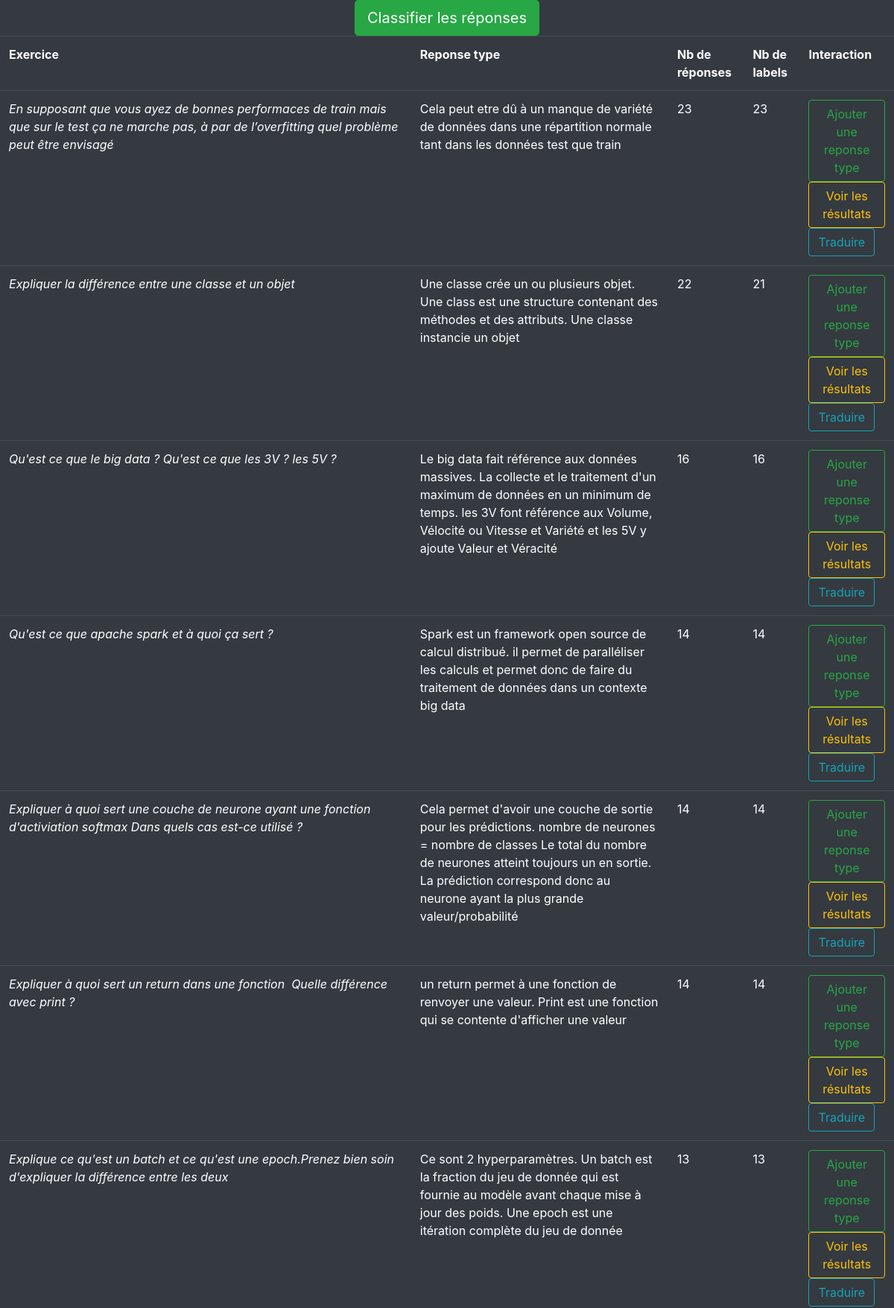
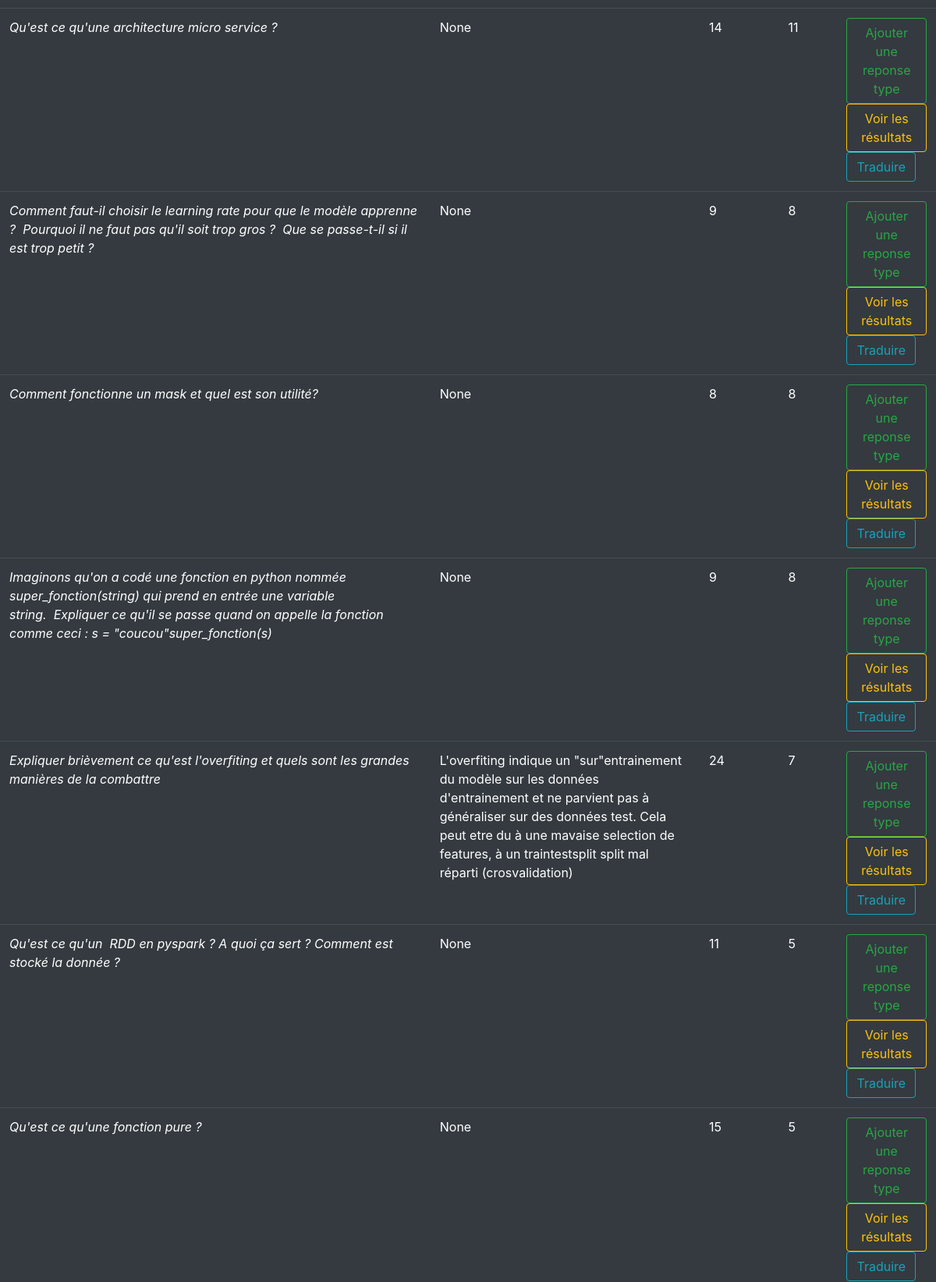
The page / (upper part) on the database its author committed (2 pictures, top to bottom).
### tables this page shows
CREATE TABLE Exercices(id INTEGER PRIMARY KEY, question TEXT, type_answer TEXT, englishTranslation);

### Application/app.py (the view)
@app.route('/')
def home():
    cur, db = connect_db()
    exercices = [content for content in cur.execute('SELECT exercice_id, count(label) as label, count(student_id) as responses, question, type_answer \
                  from Exercices JOIN Responses on Exercices.id = responses.exercice_id GROUP BY exercice_id ORDER BY label DESC \
                  ')]
    translated = [content for content in cur.execute('SELECT * FROM Exercices WHERE englishTranslation IS NOT NULL')]
    return render_template('form.html', exercices = exercices, translated = translated)

### Application/app.py (called while the page is built)
def connect_db():
    cwd = os.getcwd()
    db_path = cwd + '/DATASTORE/appDB.db'
    db = sqlite3.connect(db_path)
    cur = db.cursor()
    return cur, db

### Application/templates/form.html (shortened to what this page needs)
<!doctype html>
<html lang="en">
  <head>
    <link rel="stylesheet" href="https://stackpath.bootstrapcdn.com/bootstrap/4.3.1/css/bootstrap.min.css">
  </head>
  <body class = "bg-dark text-light">
  <div class="col text-center">
  <form action = '/p_test' method = "post">
  	<button type = "submit" class="btn btn-success btn-lg" name= "training" value= "L'entrainement">Classifier les réponses</button>
  </form>
  </div>
  <div>
  <table class = "table table-dark">
  <tr>
    <th>Exercice</th>
    <th>Reponse type</th>
    <th>Nb de réponses</th>
    <th>Nb de labels</th>
    <th>Interaction</th>
  </tr>
  {% for ex in exercices %}
  <tr>
    <td class="font-italic">{{ ex[3] }}</td>
    <td>{{ ex[4] }}</td>
    <td>{{ ex[2] }}</td>
    <td>{{ ex[1] }}</td>
    <td>
  	<form action = '/add_response' method = "post">
  		<button type = "submit" class="btn btn-outline-success" name= "button" value= "{{ex[0]}}">Ajouter une reponse type</button>
  	</form>
  	<form action = '/see_results' method = "post">
  	   	<button type = "submit" class="btn btn-outline-warning" name= "button" value= "{{ex[0]}}">Voir les résultats</button>
  	</form>
  	<form action = '/translate' method = "post">
  	   	<button type = "submit" class="btn btn-outline-info" name= "tr" value= "{{ex[0]}}">Traduire</button>
  	</form>
    </td>
  </tr>
  {% endfor %}
  </table>
  </div>
  </body>
</html>

### rows shown on the page
Exercices: question "En supposant que vous ayez de bonnes performaces de train mais que sur le test ça ne marche pas, à par de l’overfitting quel problème peut être envisagé", type_answer "Cela peut etre dû à un manque de variété de données dans une répartition normale tant dans les données test que train", ex "23", {{ ex[0] }} 7 (drawn)
Exercices: question "Expliquer la différence entre une classe et un objet", type_answer "Une classe crée un ou plusieurs objet. Une class est une structure contenant des méthodes et des attributs. Une classe instancie un objet", ex "22", ex "21", {{ ex[0] }} 20 (drawn)
Exercices: question "Qu'est ce que le big data ? Qu'est ce que les 3V ? les 5V ?", type_answer "Le big data fait référence aux données massives. La collecte et le traitement d'un maximum de données en un minimum de temps. les 3V font référence aux Volume, Vélocité ou Vitesse et Variété et les 5V y ajoute Valeur et Véracité", ex "16", {{ ex[0] }} 42 (drawn)
Exercices: question "Qu'est ce que apache spark et à quoi ça sert ?", type_answer "Spark est un framework open source de calcul distribué. il permet de paralléliser les calculs et permet donc de faire du traitement de données dans un contexte big data", ex "14", {{ ex[0] }} 43 (drawn)
Exercices: question "Expliquer à quoi sert une couche de neurone ayant une fonction d'activiation softmax Dans quels cas est-ce utilisé ?", type_answer "Cela permet d'avoir une couche de sortie pour les prédictions. nombre de neurones = nombre de classes Le total du nombre de neurones atteint toujours un en sortie. La prédiction correspond donc au neurone ayant la plus grande valeur/probabilité", ex "14", {{ ex[0] }} 31 (drawn)
Exercices: question "Expliquer à quoi sert un return dans une fonction Quelle différence avec print ?", type_answer "un return permet à une fonction de renvoyer une valeur. Print est une fonction qui se contente d'afficher une valeur", ex "14", {{ ex[0] }} 11 (drawn)
Exercices: question "Explique ce qu'est un batch et ce qu'est une epoch.Prenez bien soin d'expliquer la différence entre les deux", type_answer "Ce sont 2 hyperparamètres. Un batch est la fraction du jeu de donnée qui est fournie au modèle avant chaque mise à jour des poids. Une epoch est une itération complète du jeu de donnée", ex "13", {{ ex[0] }} 33 (drawn)
Exercices: question "Qu'est ce qu'une architecture micro service ?", ex "None", ex "14", ex "11", {{ ex[0] }} 54 (drawn)
Exercices: question "Comment fonctionne un mask et quel est son utilité?", ex "None", ex "8", {{ ex[0] }} 30 (drawn)
Exercices: question "Imaginons qu'on a codé une fonction en python nommée super_fonction(string) qui prend en entrée une variable string. Expliquer ce qu'il se passe quand on appelle la fonction comme ceci : s = \"coucou\"super_fonction(s)", ex "None", ex "9", ex "8", {{ ex[0] }} 12 (drawn)
Exercices: question "Expliquer brièvement ce qu'est l'overfiting et quels sont les grandes manières de la combattre", type_answer "L'overfiting indique un \"sur\"entrainement du modèle sur les données d'entrainement et ne parvient pas à généraliser sur des données test. Cela peut etre du à une mavaise selection de features, à un traintestsplit split mal réparti (crosvalidation)", ex "24", ex "7", {{ ex[0] }} 6 (drawn)
Exercices: question "Qu'est ce qu'un RDD en pyspark ? A quoi ça sert ? Comment est stocké la donnée ?", ex "None", ex "11", ex "5", {{ ex[0] }} 51 (drawn)
Exercices: question "Qu'est ce qu'une fonction pure ?", ex "None", ex "15", ex "5", {{ ex[0] }} 47 (drawn)

### other values the page prints
{{ ex[3] }} "Comment faut-il choisir le learning rate pour que le modèle apprenne ? Pourquoi il ne faut pas qu'il soit trop gros ? Que se passe-t-il si il est trop petit ?"
{{ ex[4] }} "None"
{{ ex[2] }} "9"
{{ ex[1] }} "8"
